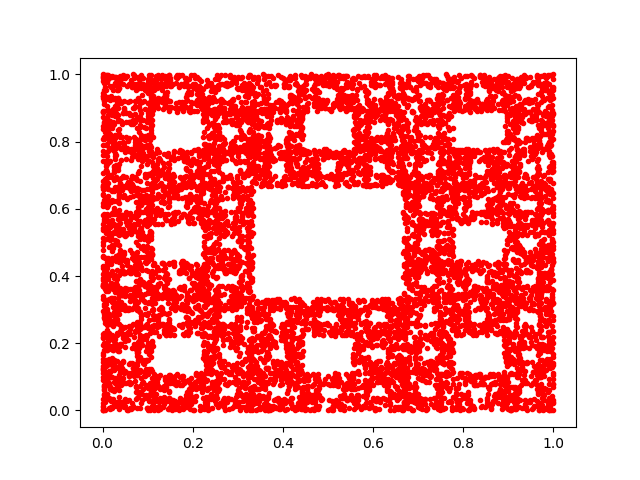

The script that drew this image:
import numpy as np
import matplotlib.pyplot as plt

start_points = np.array([[0, 0], [0.5, 0], [1, 0], [1, 0.5], [1, 1], [0.5, 1], [0, 1], [0, 0.5]])
start = [0, 0]
plt.scatter(start_points[:, 0], start_points[:, 1], marker='.', c='r')
for i in range(10000):
    plt.scatter(start[0], start[1], marker='.', c='r')
    cur = np.random.randint(8)
    cur_x = start_points[cur, 0]
    cur_y = start_points[cur, 1]
    start = [(start[0] + 2*cur_x) / 3, (start[1] + 2*cur_y) / 3]
plt.show()
